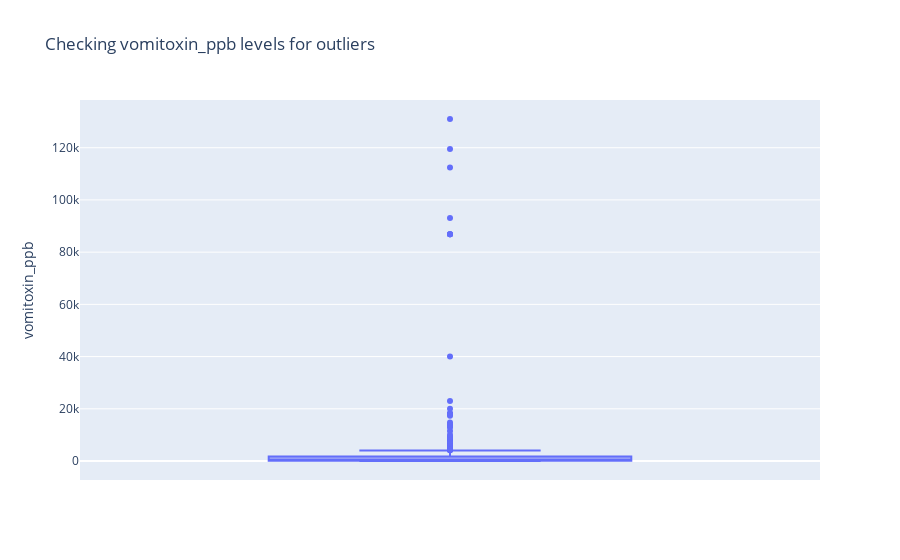

Notebook code for this chart:
### Code cell
# Boxplor gives much better representation
fig = px.box(original_dataset, y = 'vomitoxin_ppb', title = 'Checking vomitoxin_ppb levels for outliers')
fig.show()

### Figure 1 — Plotly figure (JSON) as saved in the notebook; plotly's stock layout.template omitted (floating-point values rounded to 4 significant figures; data arrays with more than 128 entries replaced by an {"elided": "..."} marker saying what was removed)
{"data": [{"alignmentgroup": "True", "hovertemplate": "vomitoxin_ppb=%{y}<extra></extra>", "legendgroup": "", "marker": {"color": "#636efa"}, "name": "", "notched": false, "offsetgroup": "", "orientation": "v", "showlegend": false, "type": "box", "x0": " ", "xaxis": "x", "y": {"elided": "500 int values"}, "y0": " ", "yaxis": "y"}], "layout": {"boxmode": "group", "legend": {"tracegroupgap": 0}, "title": {"text": "Checking vomitoxin_ppb levels for outliers"}, "xaxis": {"anchor": "y", "domain": [0, 1]}, "yaxis": {"anchor": "x", "domain": [0, 1], "title": {"text": "vomitoxin_ppb"}}}}
